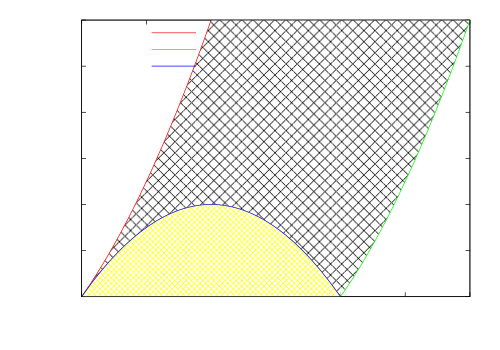

Reproduce this figure in gnuplot.
#!/local/ahauber/bin/gnuplot -persist
#
#    
#    	G N U P L O T
#    	Version 4.6 patchlevel 3    last modified 2013-04-12 
#    	Build System: Linux x86_64
#    
#    	Copyright (C) 1986-1993, 1998, 2004, 2007-2013
#    	Thomas Williams, Colin Kelley and many others
#    
#    	gnuplot home:     http://www.gnuplot.info
#    	faq, bugs, etc:   type "help FAQ"
#    	immediate help:   type "help"  (plot window: hit 'h')
# set terminal x11 
# set output
unset clip points
set clip one
unset clip two
set bar 1.000000 front
set border 31 front linetype -1 linewidth 1.000
set timefmt z "%d/%m/%y,%H:%M"
set zdata 
set timefmt y "%d/%m/%y,%H:%M"
set ydata 
set timefmt x "%d/%m/%y,%H:%M"
set xdata 
set timefmt cb "%d/%m/%y,%H:%M"
set timefmt y2 "%d/%m/%y,%H:%M"
set y2data 
set timefmt x2 "%d/%m/%y,%H:%M"
set x2data 
set boxwidth
set style fill   pattern 1 border
set style rectangle back fc lt -3 fillstyle   solid 1.00 border lt -1
set style circle radius graph 0.02, first 0, 0 
set style ellipse size graph 0.05, 0.03, first 0 angle 0 units xy
set dummy x,y
set format x "% g"
set format y "% g"
set format x2 "% g"
set format y2 "% g"
set format z "% g"
set format cb "% g"
set format r "% g"
set angles radians
unset grid
set raxis
set key title ""
set key inside left top vertical Right noreverse enhanced autotitles nobox
set key noinvert samplen 4 spacing 1 width 0 height 0 
set key maxcolumns 0 maxrows 0
set key noopaque
unset label
unset arrow
set style increment default
unset style line
set style line 1  linetype 1 linewidth 2.000 pointtype 1 pointsize default pointinterval 0
set style line 2  linetype 2 linewidth 2.000 pointtype 2 pointsize default pointinterval 0
set style line 3  linetype 3 linewidth 2.000 pointtype 3 pointsize default pointinterval 0
unset style arrow
set style histogram clustered gap 2 title  offset character 0, 0, 0
unset logscale
set offsets 0, 0, 0, 0
set pointsize 1
set pointintervalbox 1
set encoding default
unset polar
unset parametric
unset decimalsign
set view 60, 30, 1, 1
set samples 100, 100
set isosamples 10, 10
set surface
unset contour
set clabel '%8.3g'
set mapping cartesian
set datafile separator whitespace
unset hidden3d
set cntrparam order 4
set cntrparam linear
set cntrparam levels auto 5
set cntrparam points 5
set size ratio 0 1,1
set origin 0,0
set style data points
set style function lines
set xzeroaxis linetype -2 linewidth 1.000
set yzeroaxis linetype -2 linewidth 1.000
set zzeroaxis linetype -2 linewidth 1.000
set x2zeroaxis linetype -2 linewidth 1.000
set y2zeroaxis linetype -2 linewidth 1.000
set ticslevel 0.5
set mxtics default
set mytics default
set mztics default
set mx2tics default
set my2tics default
set mcbtics default
set xtics border in scale 1,0.5 mirror norotate  offset character 0, 0, 0 autojustify
set xtics autofreq  norangelimit
set ytics border in scale 1,0.5 mirror norotate  offset character 0, 0, 0 autojustify
set ytics autofreq  norangelimit
set ztics border in scale 1,0.5 nomirror norotate  offset character 0, 0, 0 autojustify
set ztics autofreq  norangelimit
set nox2tics
set noy2tics
set cbtics border in scale 1,0.5 mirror norotate  offset character 0, 0, 0 autojustify
set cbtics autofreq  norangelimit
set rtics axis in scale 1,0.5 nomirror norotate  offset character 0, 0, 0 autojustify
set rtics autofreq  norangelimit
set title "" 
set title  offset character 0, 0, 0 font "" norotate
set timestamp bottom 
set timestamp "" 
set timestamp  offset character 0, 0, 0 font "" norotate
set rrange [ * : * ] noreverse nowriteback
set trange [ * : * ] noreverse nowriteback
set urange [ * : * ] noreverse nowriteback
set vrange [ * : * ] noreverse nowriteback
set xlabel "Wave vector k/k_F" 
set xlabel  offset character 0, 0, 0 font "" textcolor lt -1 norotate
set x2label "" 
set x2label  offset character 0, 0, 0 font "" textcolor lt -1 norotate
set xrange [ 0.00000 : 3.00000 ] noreverse nowriteback
set x2range [ * : * ] noreverse nowriteback
set ylabel "Frequency w/E_F" 
set ylabel  offset character 0, 0, 0 font "" textcolor lt -1 rotate by -270
set y2label "" 
set y2label  offset character 0, 0, 0 font "" textcolor lt -1 rotate by -270
set yrange [ 0.00000 : 3.00000 ] noreverse nowriteback
set y2range [ * : * ] noreverse nowriteback
set zlabel "" 
set zlabel  offset character 0, 0, 0 font "" textcolor lt -1 norotate
set zrange [ * : * ] noreverse nowriteback
set cblabel "" 
set cblabel  offset character 0, 0, 0 font "" textcolor lt -1 rotate by -270
set cbrange [ * : * ] noreverse nowriteback
set zero 1e-08
set lmargin  -1
set bmargin  -1
set rmargin  -1
set tmargin  -1
set locale "en_IE"
set pm3d explicit at s
set pm3d scansautomatic
set pm3d interpolate 1,1 flush begin noftriangles nohidden3d corners2color mean
set palette positive nops_allcF maxcolors 0 gamma 1.5 color model RGB 
set palette rgbformulae 7, 5, 15
set colorbox default
set colorbox vertical origin screen 0.9, 0.2, 0 size screen 0.05, 0.6, 0 front bdefault
set style boxplot candles range  1.50 outliers pt 7 separation 1 labels auto unsorted
set loadpath 
set fontpath 
set psdir
set fit noerrorvariables
f(x)=x*(2+x)
g(x)=x*abs(x-2)
GNUTERM = "x11"
GPFUN_f = "f(x)=x*(2+x)"
GPFUN_g = "g(x)=x*abs(x-2)"
plot '+' using 1:(f($1)):(g($1)) w filledcurves closed notitle ls 7, x*(2-x) w filledcu closed notitle ls 6 , x*(x+2) w l ls 1 t "1+b-c", x*(x-2) w l ls 2 t "1-b+c" , x*(2-x) w l ls 3 t "1-b-c"
#    EOF
